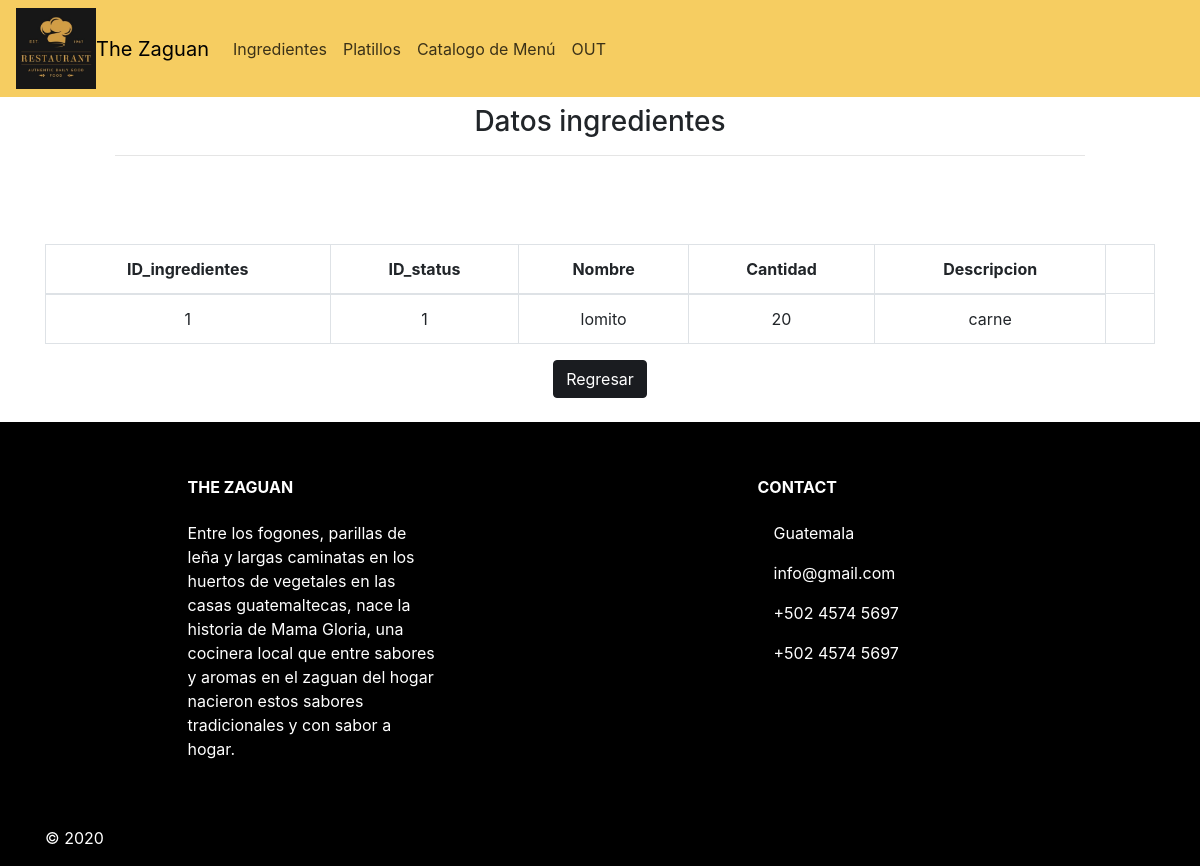
/ingredientes/read.php?read=1 (signed in), run on the app's committed database.
### tables this page shows
CREATE TABLE `ingredientes` (
  `ID_ingredientes` int(11) NOT NULL,
  `ID_status` int(11) NOT NULL,
  `Nombre` varchar(50) NOT NULL,
  `Cantidad` int(11) NOT NULL,
  `Descripcion` varchar(50) NOT NULL
);

### ingredientes/read.php (the view, shortened to what this page needs)
<?php
include '../conexion/conexion.php';
    if(isset($_GET['read'])){
        $ID_ingredientes=$_GET['read'];
        $result = $mysqli->query("SELECT * FROM ingredientes WHERE ID_ingredientes =$ID_ingredientes ")
        or die($mysqli->error);
    }
    while ($row = mysqli_fetch_assoc($result)){
?>
<!doctype html>
<html lang="en">
  <head>
    <link href="../sass/style.css" rel="stylesheet">
    <link rel="stylesheet" href="https://stackpath.bootstrapcdn.com/bootstrap/4.3.1/css/bootstrap.min.css">
  </head>
  <body class="text-center">
  <nav class="navbar navbar-expand-xl navbar_intems " id="l"> <img src="../img/Logo.JPG" alt=80px width="80px"><a class="navbar-brand" href="#">The Zaguan</a>
           <div class="collapse navbar-collapse" id="navbarNavAltMarkup">
            <div class="navbar-nav"> <a class="nav-item nav-link active" href="../ingredientes/ingredientes.php">Ingredientes <span class="sr-only">(current)</span></a>
               <a class="nav-item nav-link" href="../platillos/platillos.php">Platillos</a> <a class="nav-item nav-link" href="#">Catalogo de Menú</a>
               <a class="nav-item nav-link" href="../paginas/logout.php"> OUT</a>
                <a class="nav-item nav-link disabled" href="#"></a> </div> </div> </nav>
              <nav>
                <div class ="container-fluid">
                  <div class="row justify-content-center">
                    <div class= "col-md-10">
                      <h3 class="text-center mt-2"> Datos ingredientes </h3>
                      <hr>
                    </div>
                  </div>
                </div>
              </nav>
<section id="n1">
      <br>
      <br>
      <br>
    <div class="container">
        <div class="row">
            <div class="col-12">
                <table class="table table-bordered table-hover" id="form2">
            <thead>
                <tr>
                  <th>ID_ingredientes</th>
                  <th>ID_status</th>
                  <th>Nombre</th>
                  <th>Cantidad</th>
                  <th>Descripcion</th>
                </tr>
            </thead>
            <tbody>
              <tr>
                <td><?php echo $row['ID_ingredientes']?></td>
                <td><?php echo $row['ID_status']?></td>
                <td><?php echo $row['Nombre']?></td>
                <td><?php echo $row['Cantidad']?></td>
                <td><?php echo $row['Descripcion']?></td>
                <td>
                </td>
              </tr>
            </tbody>
            </table>
            <a href="ingredientes.php " class="btn btn-info" id="primary">Regresar</a>
    <?php }?>
            </div>
    </section>
    <br>
            <footer class="page-footer font-small mdb-color pt-4" id="f">
<div class="container text-center text-md-left">
  <div class="row text-center text-md-left mt-3 pb-3">
    <div class="col-md-3 col-lg-3 col-xl-3 mx-auto mt-3">
      <h6 class="text-uppercase mb-4 font-weight-bold">The Zaguan</h6>
      <p>Entre los fogones, parillas de leña y largas caminatas en los huertos de vegetales en las casas guatemaltecas,
        nace la historia de Mama Gloria, una cocinera local que entre sabores y aromas en el zaguan del hogar nacieron
        estos sabores tradicionales y con sabor a hogar.</p>
    </div>
    <div class="col-md-4 col-lg-3 col-xl-3 mx-auto mt-3">
      <h6 class="text-uppercase mb-4 font-weight-bold">Contact</h6>
      <p>
        <i class="fas fa-home mr-3"></i> Guatemala</p>
      <p>
        <i class="fas fa-envelope mr-3"></i> info@gmail.com</p>
      <p>
        <i class="fas fa-phone mr-3"></i> +502 4574 5697</p>
      <p>
        <i class="fas fa-print mr-3"></i> +502 4574 5697</p>
    </div>
  </div>
  <hr>
  <div class="row d-flex align-items-center">
    <div class="col-md-3 col-lg-4">
      <p class="text-center text-md-left">© 2020
      </p>
    </div>
</div>
</footer>
</body>
</html>

### sass/style.css (style rules this page uses)
.navbar-brand { color: black; }
.navbar-nav .nav-link { color: rgba(0, 0, 0, 0.76); }
#n1 { color: black; background-color: #fff; }
.align-items-center { -webkit-box-align: center; -ms-flex-align: center; align-items: center; }
#f { background-color: black; color: #fff; }
#primary { color: #fff; background-color: #1a1c20; border-color: #1a1c20; }
#l { background-color: #f6cd61; }

### data on the page
ingredientes: ID_ingredientes "1", ID_status "1", Nombre "lomito", Cantidad "20", Descripcion "carne"
